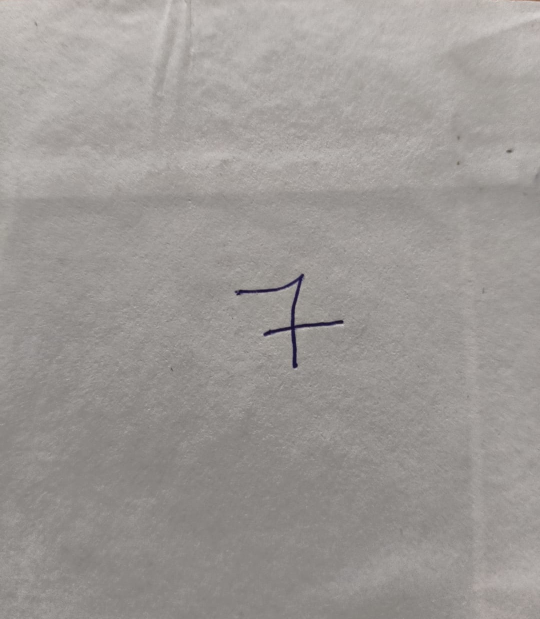
#> input picture my_digit.png, 1080 x 1238 px (shown at 1/2 size)
$ jupyter execute --allow-errors task_2.ipynb
#> lines starting #> are read from the running program, lines starting #| are printed output that depends on the picture; after the words box and inside, x2 and y2 are one past the last pixel; in counts of white or black regions, pixels touching at a corner belong together
## Task 2

Deep Learning Project

#### Step-1

Importing necessary libraries

[cell 1]
# Importing TensorFlow and other necessary libraries
import tensorflow as tf  # TensorFlow is used to build and train the deep learning model
from tensorflow.keras.models import Sequential  # For building a linear stack of layers
from tensorflow.keras.layers import Dense, Flatten  # Dense for fully connected layers, Flatten to flatten input images
from tensorflow.keras.datasets import mnist  # Importing the MNIST dataset directly
import matplotlib.pyplot as plt  # For visualizing accuracy and loss during training
import numpy as np  # For array manipulation
from PIL import Image  # To load and convert images
import cv2  # OpenCV for image preprocessing

#### Step-2

Load and Preprocess Data

#> (a cell that did not finish here is left out)

#### Step-3

Build the Model

#> (a cell that did not finish here is left out)

#### Step-4

Compile the Model

#> (a cell that did not finish here is left out)

#### Step-5

Train the Model

#> (a cell that did not finish here is left out)

#### Step-6

Visualize Training Results

#> (a cell that did not finish here is left out)

#### Step-7

Evaluate the Model

#> (a cell that did not finish here is left out)

Testing the model with a custom image

[cell 8]
def preprocess_custom_image(image_path):
#> called with image_path = 'my_digit.png'
    import cv2
    import numpy as np

    # Step 1: Read and convert to grayscale
    img = cv2.imread(image_path, cv2.IMREAD_GRAYSCALE)
#> img: shape (1238, 1080); min 21, max 214, mean 153.6

    # Step 2: Apply binary inverse threshold so digit is white (255), background black (0)
    _, img_thresh = cv2.threshold(img, 100, 255, cv2.THRESH_BINARY_INV)
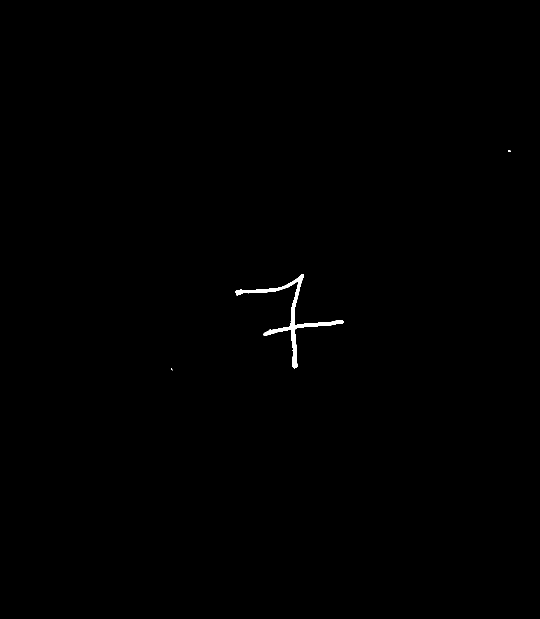
#> img_thresh: shape (1238, 1080) (shown at 1/2 size); 0.25% white; 3 white regions (2 under 20 px)

    # Step 3: Find contours
    contours, _ = cv2.findContours(img_thresh, cv2.RETR_EXTERNAL, cv2.CHAIN_APPROX_SIMPLE)
#> contours = 3 contours, 2 with area under 20; largest, box (x1, y1, x2, y2) and area: (470, 548, 687, 737) 2886

    if len(contours) == 0:
        raise ValueError("No contours found. Try adjusting threshold or check your image.")

    # Step 4: Get bounding box of the largest contour
    x, y, w, h = cv2.boundingRect(max(contours, key=cv2.contourArea))
#> x = 470; y = 548; w = 217; h = 189

    # Step 5: Crop the digit region
    digit = img_thresh[y:y+h, x:x+w]
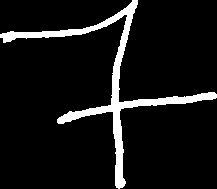
#> digit: shape (189, 217); 8.2% white; 1 white region, box (x1, y1, x2, y2) and area: (0, 0, 217, 189) 3352

    # Step 6: Resize to 20x20
    digit_resized = cv2.resize(digit, (20, 20), interpolation=cv2.INTER_AREA)
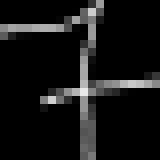
#> digit_resized: shape (20, 20) (shown 8 times larger); min 0, max 233, mean 20.8

    # Step 7: Pad to 28x28 (MNIST style)
    padded_digit = np.pad(digit_resized, ((4, 4), (4, 4)), 'constant', constant_values=0)
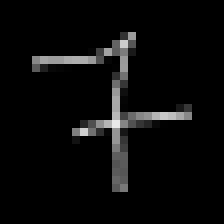
#> padded_digit: shape (28, 28) (shown 8 times larger); min 0, max 233, mean 10.6

    # Step 8: Normalize to 0–1
    normalized = padded_digit.astype('float32') / 255.0

    # Step 9: Reshape to match model input
    reshaped = normalized.reshape(1, 28, 28)

    return reshaped

# Path to the image file
custom_image_path = 'my_digit.png'  # Replace this with your image filename strictly in png format

img = preprocess_custom_image(custom_image_path)

# Visualize
plt.imshow(img.reshape(28, 28), cmap='gray')
plt.title("Perfectly Preprocessed Digit")
plt.axis('off')
plt.show()

# Predict
#> (the rest of this cell did not finish here and is left out)
